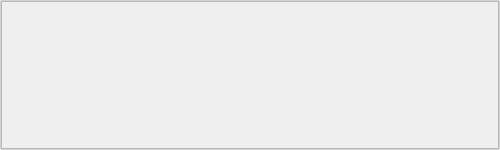
<?xml version="1.0" encoding="UTF-8"?>
<ui version="4.0">
 <class>FitnessWindow</class>
 <widget class="QFrame" name="FitnessWindow">
  <property name="geometry">
   <rect>
    <x>0</x>
    <y>0</y>
    <width>500</width>
    <height>150</height>
   </rect>
  </property>
  <property name="windowTitle">
   <string>Fitness (best/med/worst)</string>
  </property>
  <property name="styleSheet">
   <string notr="true">#FitnessWindow
{
border: 1px solid lightgray;
border-radius: 2px;
}
</string>
  </property>
  <property name="frameShape">
   <enum>QFrame::NoFrame</enum>
  </property>
  <property name="frameShadow">
   <enum>QFrame::Raised</enum>
  </property>
  <layout class="QVBoxLayout" name="verticalLayout">
   <property name="spacing">
    <number>5</number>
   </property>
   <property name="leftMargin">
    <number>0</number>
   </property>
   <property name="topMargin">
    <number>0</number>
   </property>
   <property name="rightMargin">
    <number>0</number>
   </property>
   <property name="bottomMargin">
    <number>0</number>
   </property>
   <item>
    <widget class="QtCharts::QChartView" name="chart_view">
     <property name="autoFillBackground">
      <bool>false</bool>
     </property>
     <property name="frameShape">
      <enum>QFrame::StyledPanel</enum>
     </property>
     <property name="frameShadow">
      <enum>QFrame::Raised</enum>
     </property>
    </widget>
   </item>
  </layout>
 </widget>
 <customwidgets>
  <customwidget>
   <class>QtCharts::QChartView</class>
   <extends>QFrame</extends>
   <header>QChartView</header>
   <container>1</container>
  </customwidget>
 </customwidgets>
 <resources/>
 <connections/>
</ui>
